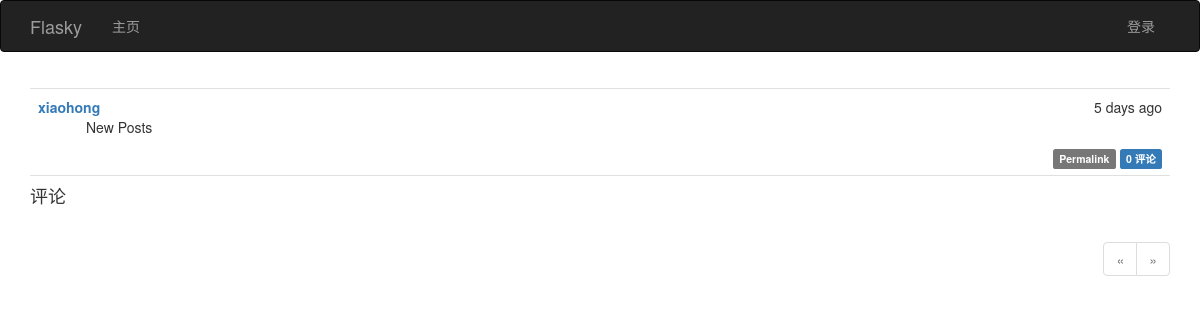
/post/102, run on an earlier commit of the app's database.
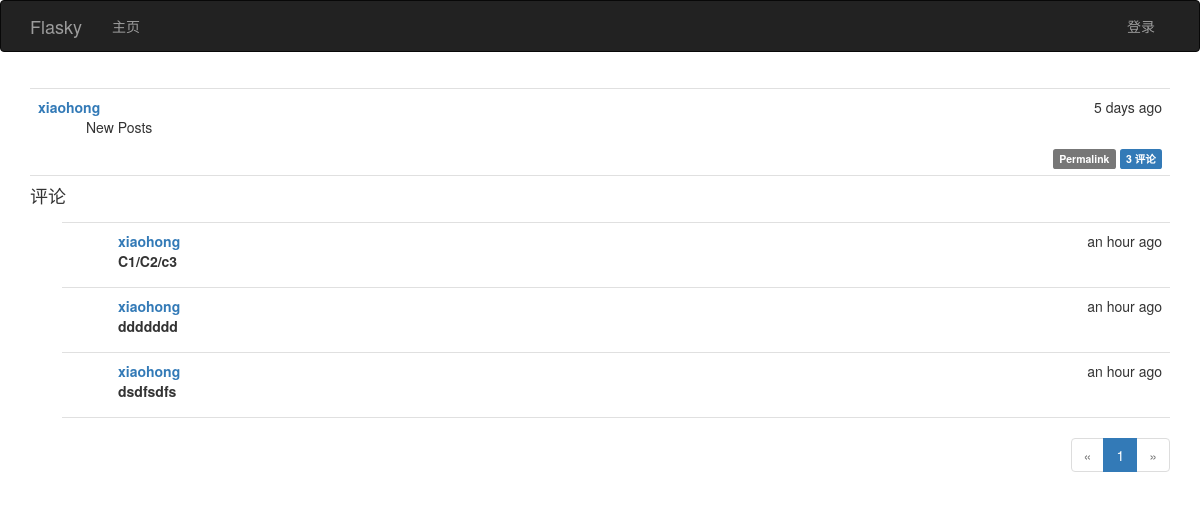
And on a later commit of the database.
### app/models.py (models this page shows, shortened)
class Post(db.Model):
    __tablename__ = 'posts'
    id = db.Column(db.Integer, primary_key=True)
    body = db.Column(db.Text)
    timestamp = db.Column(db.DateTime, index=True, default=datetime.utcnow)
    author_id = db.Column(db.Integer, db.ForeignKey('users.id'))
    body_html = db.Column(db.Text)
    comments = db.relationship('Comment', backref='post', lazy='dynamic')

class User(UserMixin, db.Model):
    __tablename__ = 'users'
    id = db.Column(db.Integer, primary_key=True)
    username = db.Column(db.String(64), unique=True, index=True)
    email = db.Column(db.String(64), unique=True,index=True)
    role_id = db.Column(db.Integer, db.ForeignKey('roles.id'))
    password_hash = db.Column(db.String(128))
    confirmed = db.Column(db.Boolean, default= False)
    name = db.Column(db.String(64))
    location = db.Column(db.String(128))
    about_me = db.Column(db.Text())
    member_since = db.Column(db.DateTime(), default=datetime.utcnow)
    last_seen = db.Column(db.DateTime(), default=datetime.utcnow)
    posts = db.relationship('Post', backref='author', lazy='dynamic')
    followed = db.relationship('Follow', foreign_keys=[Follow.follower_id], backref=db.backref('follower', lazy='joined')
                               , lazy='dynamic', cascade='all,delete-orphan')
    followers = db.relationship('Follow', foreign_keys=[Follow.followed_id], backref=db.backref('followed',lazy='joined')
                                , lazy='dynamic',cascade='all,delete-orphan')
    comments = db.relationship('Comment', backref='author',lazy='dynamic')
    @property
    def password(self):
        raise AttributeError('password is not a readable attribute')

class Comment(db.Model):
    __tablename__='comments'
    id = db.Column(db.Integer, primary_key=True)
    body = db.Column(db.Text)
    body_html = db.Column(db.Text)
    timestamp = db.Column(db.DateTime, index=True, default=datetime.utcnow)
    author_id = db.Column(db.Integer, db.ForeignKey('users.id'))
    post_id = db.Column(db.Integer, db.ForeignKey('posts.id'))

### app/main/views.py (the view)
@main.route('/post/<int:id>',methods=['GET','POST'])
def post(id):
    p = Post.query.get_or_404(id)
    form = CommentForm()
    if form.validate_on_submit():
        comment = Comment(body=form.body.data, post=p, author=current_user._get_current_object())
        db.session.add(comment)
        flash("评论已添加")
        return redirect(url_for('.post', id=p.id, page=-1))
    page = request.args.get('page', 1, type=int)
    per_page = current_app.config['FLASKY_COMMENTS_PER_PAGE']
    if page==-1:
        page = (p.comments.count() -1)/ per_page + 1
    pagination = p.comments.order_by(Comment.timestamp.asc()).paginate(page, per_page=per_page , error_out=False)
    comments = pagination.items
    return render_template('post.html', posts=[p],form=form, comments=comments, pagination=pagination)

### app/auth/views.py (called while the page is built)
@auth.before_app_request
def before_request():
    if current_user.is_authenticated:
        current_user.ping()
        if not current_user.confirmed and request.endpoint[:5] != 'auth.':
            return redirect(url_for('auth.unconfirmed'))

### app/main/__init__.py (called while the page is built)
@main.app_context_processor
def inject_permissions():
    return dict(Permission=Permission)

### app/models.py (called while the page is built)
    def can(self, permission):
        return False

    def is_administrator(self):
        return False

### app/templates/post.html (shortened to what this page needs)
{%  extends "base.html" %}
{%  import "bootstrap/wtf.html" as wtf %}
{%  import "_macros.html" as macros %}
{% block page_content %}
  {%  include '_posts.html' %}
    <h4 id="comments">评论</h4>
    {%  include '_comments.html' %}
    {% if pagination %}
        <div class="pagination">
            {{ macros.pagination_widget(pagination,'.post', fragment='#comments', id=posts[0].id) }}
        </div>
    {% endif  %}
{% endblock %}

### app/templates/_posts.html (shortened to what this page needs)
  <ul class="posts">
        {% for post in posts %}
            <li class="post">
                <div class="post-date">
                    {{ moment(post.timestamp).fromNow() }}
                </div>
                <div class="post-author">
                    <a href="{{ url_for('.user', username=post.author.username) }}">{{ post.author.username }}</a>
                </div>
                <div class="post-content">
                    {% if post.body_html %}
                        {{  post.body_html | safe }}
                    {% else %}
                        {{ post.body }}
                    {% endif %}
                    <div class="post-footer">
                        <a href="{{ url_for('.post', id=post.id) }}">
                            <span class="label label-default">Permalink</span>
                        </a>
                          <a href="{{ url_for('.post', id=post.id) }}#comments">
                            <span class="label label-primary">{{ post.comments.count() }} 评论</span>
                        </a>
                    </div>
                </div>
            </li>
        {% endfor %}
    </ul>

### app/templates/_comments.html
<ul class="comments">
    {% for comment in comments %}
        <li class="comment">
            <div class="comment-content">
                <div class="comment-date">{{ moment(comment.timestamp).fromNow() }}</div>
                 <div class="comment-author">
                <a href="{{ url_for('.user', username=comment.author.username) }}">
                   {{   comment.author.username}}  </a>
                     <div class="comment-body">
                         {% if comment.body_html %}
                             {{ comment.body_html | safe }}
                         {% else %}
                             {{ comment.body }}
                         {% endif %}
                     </div>
            </div>
            </div>
        </li>
    {% endfor %}
</ul>

What changed in the data, as far as the page shows it:
computed for Post "New Posts": comments.count "0" → "3"
added Comment: timestamp "an hour ago", author.username "xiaohong", body_html "C1/C2/c3"
added Comment: timestamp "an hour ago", author.username "xiaohong", body_html "ddddddd"
added Comment: timestamp "an hour ago", author.username "xiaohong", body_html "dsdfsdfs"
Also different on the page:
new list line: "1"
